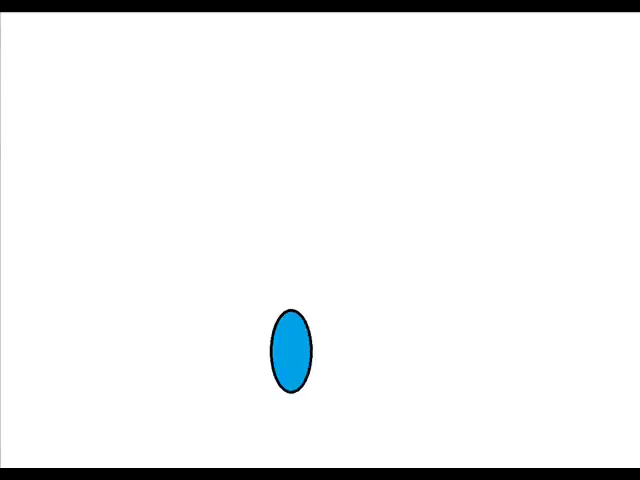
#> input picture frame 38 of images/blueball.mp4, 640 x 480 px
$ python 8_ders.py
#> lines starting #> are read from the running program, lines starting #| are printed output that depends on the picture; after the words box and inside, x2 and y2 are one past the last pixel; in counts of white or black regions, pixels touching at a corner belong together
import cv2
import numpy as np

cap = cv2.VideoCapture("images/blueball.mp4")

while(1):
    ret, frame = cap.read()
#> frame is the input picture: shape (480, 640, 3); mean B, G, R 241.4, 240.9, 239.7

    hsv = cv2.cvtColor(frame, cv2.COLOR_BGR2HSV)
#> hsv: shape (480, 640, 3); mean H, S, V 1.1, 2.2, 241.4

    lower_blue = np.array([60,35,140])
    upper_blue = np.array([133,255,255])

    mask = cv2.inRange(hsv, lower_blue, upper_blue)
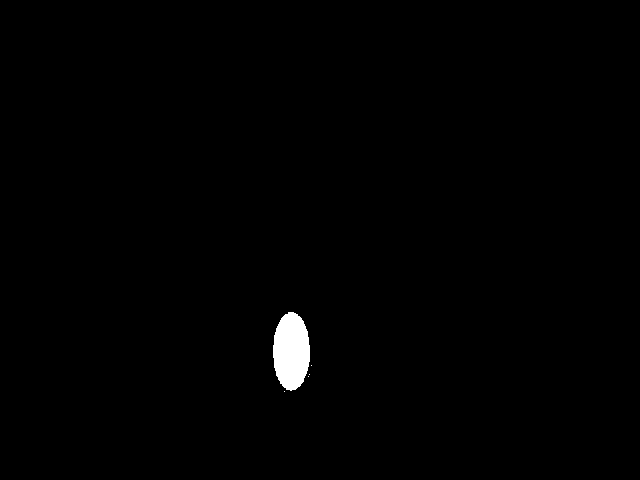
#> mask: shape (480, 640); 0.74% white; 5 white regions (4 under 20 px), largest, box (x1, y1, x2, y2) and area: (273, 312, 310, 391) 2278

    result = cv2.bitwise_and(frame, frame, mask= mask)


    cv2.imshow('frame', frame)
    cv2.imshow('mask', mask)
    cv2.imshow('result', result)

    cv2.waitKey(0)

cv2.destroyAllWindows()
cap.release()

$ run again, starting later in the video
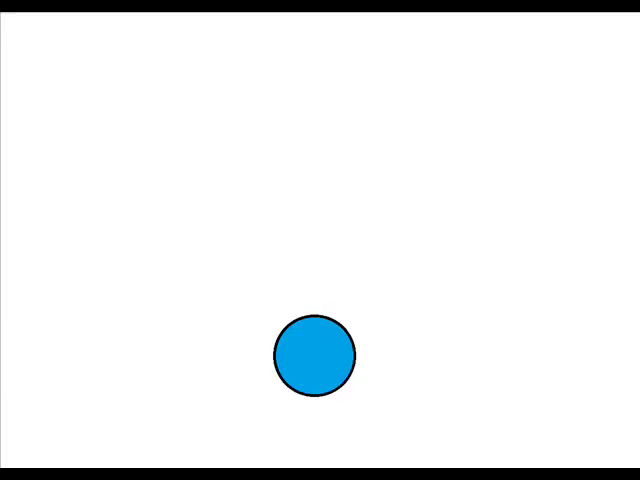
#> input picture frame 304 of images/blueball.mp4, 640 x 480 px
#> frame is the input picture: shape (480, 640, 3); mean B, G, R 241.1, 240, 237.6
#> hsv: shape (480, 640, 3); mean H, S, V 2.2, 4.2, 241.1
#> `mask = cv2.inRange(hsv, lower_blue, upper_blue)`:
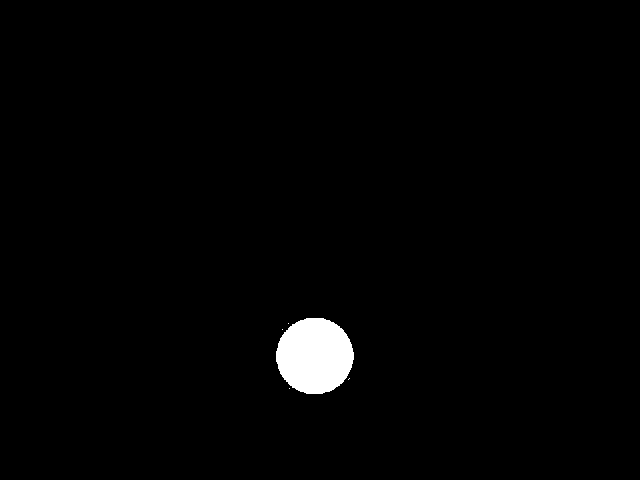
#> mask: shape (480, 640); 1.5% white; 5 white regions (4 under 20 px), largest, box (x1, y1, x2, y2) and area: (276, 318, 354, 394) 4640
